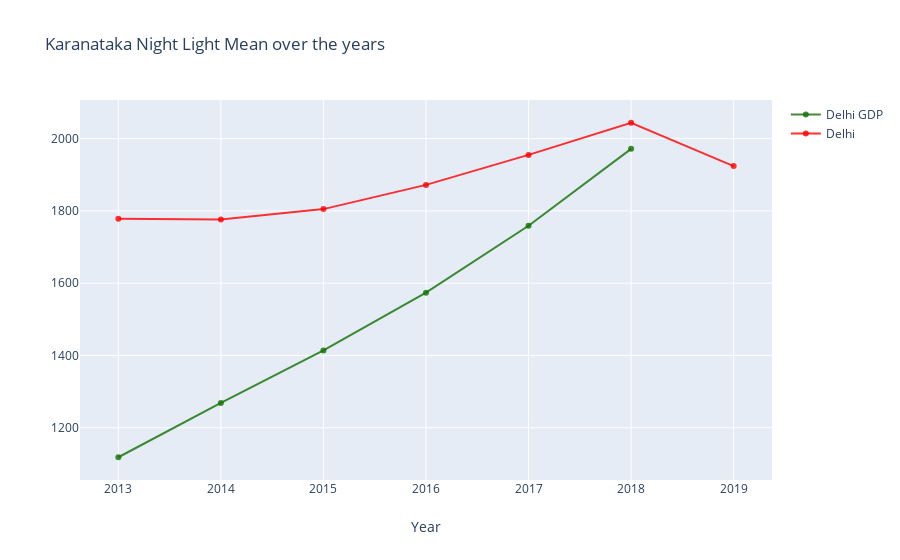

The notebook cell this image was saved under:
### Code cell
trace1 = go.Scatter(
                    x = time['Year'],
                    y = gdp_data['Delhi']/350,
                    mode = "lines+markers",
                    name = "Delhi GDP",
                    marker = dict(color = 'rgba(16, 112, 2, 0.8)'),
                    text= 'Delhi GDP')

trace2 = go.Scatter(
                    x = time['Year'],
                    y = time['Delhi'],
                    mode = "lines+markers",
                    name = "Delhi",
                    marker = dict(color = 'rgba(255, 0, 0, 0.8)'),
                    text= 'Delhi')

data = [trace1, trace2]
layout = dict(title = 'Karanataka Night Light Mean over the years',
              xaxis= dict(title= 'Year',ticklen= 5,zeroline= False)
             )
fig = dict(data = data, layout = layout)
iplot(fig)

### Figure 1 — Plotly figure (JSON) as saved in the notebook; plotly's stock layout.template omitted (floating-point values rounded to 4 significant figures)
{"data": [{"marker": {"color": "rgba(16, 112, 2, 0.8)"}, "mode": "lines+markers", "name": "Delhi GDP", "text": "Delhi GDP", "type": "scatter", "x": [2013, 2014, 2015, 2016, 2017, 2018, 2019], "y": [1118.0, 1268.0, 1414.0, 1574.0, 1759.0, 1972.0]}, {"marker": {"color": "rgba(255, 0, 0, 0.8)"}, "mode": "lines+markers", "name": "Delhi", "text": "Delhi", "type": "scatter", "x": [2013, 2014, 2015, 2016, 2017, 2018, 2019], "y": [1778, 1776, 1805, 1872, 1955, 2044, 1924]}], "layout": {"title": {"text": "Karanataka Night Light Mean over the years"}, "xaxis": {"ticklen": 5, "title": {"text": "Year"}, "zeroline": false}}}
